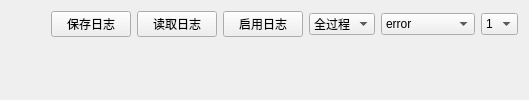
         <widget class="QWidget" name="tab_3">
          <attribute name="title">
           <string> 日 志 </string>
          </attribute>
          <layout class="QHBoxLayout" name="horizontalLayout_41">
           <item>
            <layout class="QVBoxLayout" name="verticalLayout_2">
             <item>
              <layout class="QHBoxLayout" name="horizontalLayout_33">
               <item>
                <spacer name="horizontalSpacer_8">
                 <property name="orientation">
                  <enum>Qt::Horizontal</enum>
                 </property>
                 <property name="sizeType">
                  <enum>QSizePolicy::Preferred</enum>
                 </property>
                 <property name="sizeHint" stdset="0">
                  <size>
                   <width>40</width>
                   <height>20</height>
                  </size>
                 </property>
                </spacer>
               </item>
               <item>
                <widget class="QPushButton" name="pushButton_saveLogger">
                 <property name="text">
                  <string>保存日志</string>
                 </property>
                </widget>
               </item>
               <item>
                <widget class="QPushButton" name="pushButton_readLogger">
                 <property name="text">
                  <string>读取日志</string>
                 </property>
                </widget>
               </item>
               <item>
                <widget class="QPushButton" name="pushButton_enableLogger">
                 <property name="sizePolicy">
                  <sizepolicy hsizetype="Preferred" vsizetype="Fixed">
                   <horstretch>0</horstretch>
                   <verstretch>0</verstretch>
                  </sizepolicy>
                 </property>
                 <property name="text">
                  <string>启用日志</string>
                 </property>
                 <property name="checkable">
                  <bool>true</bool>
                 </property>
                </widget>
               </item>
               <item>
                <widget class="QComboBox" name="comboBox_section">
                 <item>
                  <property name="text">
                   <string>全过程</string>
                  </property>
                 </item>
                 <item>
                  <property name="text">
                   <string>过渡段</string>
                  </property>
                 </item>
                 <item>
                  <property name="text">
                   <string>工作段</string>
                  </property>
                 </item>
                </widget>
               </item>
               <item>
                <widget class="QComboBox" name="comboBox_graph">
                 <item>
                  <property name="text">
                   <string>error</string>
                  </property>
                 </item>
                 <item>
                  <property name="text">
                   <string>delta</string>
                  </property>
                 </item>
                 <item>
                  <property name="text">
                   <string>theta</string>
                  </property>
                 </item>
                 <item>
                  <property name="text">
                   <string>targetTheta</string>
                  </property>
                 </item>
                 <item>
                  <property name="text">
                   <string>matrix</string>
                  </property>
                 </item>
                 <item>
                  <property name="text">
                   <string>targetMatrix</string>
                  </property>
                 </item>
                 <item>
                  <property name="text">
                   <string>pulse</string>
                  </property>
                 </item>
                 <item>
                  <property name="text">
                   <string>time</string>
                  </property>
                 </item>
                </widget>
               </item>
               <item>
                <widget class="QComboBox" name="comboBox_axisNum">
                 <item>
                  <property name="text">
                   <string>1</string>
                  </property>
                 </item>
                 <item>
                  <property name="text">
                   <string>2</string>
                  </property>
                 </item>
                 <item>
                  <property name="text">
                   <string>3</string>
                  </property>
                 </item>
                 <item>
                  <property name="text">
                   <string>4</string>
                  </property>
                 </item>
                 <item>
                  <property name="text">
                   <string>5</string>
                  </property>
                 </item>
                 <item>
                  <property name="text">
                   <string>6</string>
                  </property>
                 </item>
                </widget>
               </item>
              </layout>
             </item>
             <item>
              <widget class="QWidget" name="widget_2DGraph" native="true">
               <property name="sizePolicy">
                <sizepolicy hsizetype="Preferred" vsizetype="Preferred">
                 <horstretch>50</horstretch>
                 <verstretch>40</verstretch>
                </sizepolicy>
               </property>
               <layout class="QVBoxLayout" name="verticalLayout_26">
                <item>
                 <layout class="QVBoxLayout" name="verticalLayout_2DGraph"/>
                </item>
               </layout>
              </widget>
             </item>
            </layout>
           </item>
          </layout>
         </widget>
